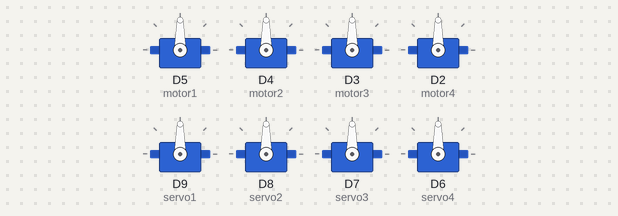
Recording of a sketch running on a simulated Arduino Uno R4 WiFi. Parts: 8 × servo. WiFi joins after 1.5 s; servers stay silent unless stated; what the sketch prints to the serial monitor is not drawn.

Above: at 0.1 s.
At 12.8 s:
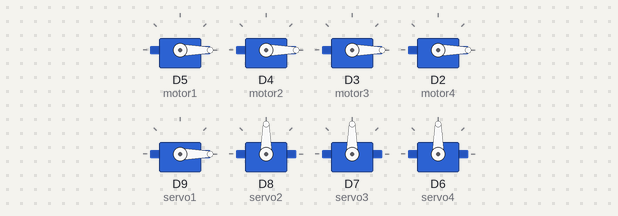
Timing chart, 0 to 14.3 s (numbered marks = the images above):
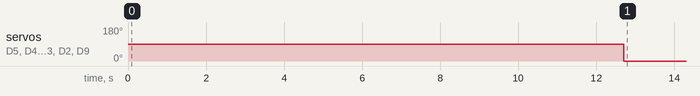

The sketch:

ControlMotorServo.ino
```cpp
#include <Servo.h>
#include <WiFiS3.h>

Servo motor1;
Servo motor2;
Servo motor3;
Servo motor4;
Servo servo1;
Servo servo2;
Servo servo3;
Servo servo4;

int servo1Position;
int servo2Position;
int servo3Position;
int servo4Position;
int motor1Speed;
int motor2Speed;
int motor3Speed;
int motor4Speed;

int status = WL_IDLE_STATUS;
#include "arduino_secrets.h"

char ssid[] = SECRET_SSID;        // your network SSID (name)
char pass[] = SECRET_PASS;    // your network password (use for WPA, or use as key for WEP)

//const char* host = "192.168.1.87";  //my Home ip
//const char* host = "192.168.1.242";    //Paul's house ip
const char* host = "192.168.1.101";   //AAAABITR Router
const uint16_t port = 49002;      // local port to listen on

char packetBuffer[256]; //buffer to hold incoming packet
char  ReplyBuffer[] = "acknowledged\n";       // a string to send back

char packet[9];

//WiFiUDP Udp;
WiFiClient client;

void setup() {
  // Attach the ESC on pin 9
  motor1.attach(5,1000,2000); // (pin, min pulse width, max pulse width in microseconds)
  motor2.attach(4,1000,2000); // (pin, min pulse width, max pulse width in microseconds)
  motor3.attach(3,1000,2000); // (pin, min pulse width, max pulse width in microseconds)
  motor4.attach(2,1000,2000); // (pin, min pulse width, max pulse width in microseconds)

  servo1.attach(9,1000,2000); // (pin, min pulse width, max pulse width in microseconds)
  servo2.attach(8,1000,2000); // (pin, min pulse width, max pulse width in microseconds)
  servo3.attach(7,1000,2000); // (pin, min pulse width, max pulse width in microseconds)
  servo4.attach(6,1000,2000); // (pin, min pulse width, max pulse width in microseconds)

  strcpy(packet, "0T00");

  Serial.begin(9600);

  // attempt to connect to WiFi network:
  while (status != WL_CONNECTED) {
    Serial.print("Attempting to connect to SSID: ");
    Serial.println(ssid);
    // Connect to WPA/WPA2 network. Change this line if using open or WEP network:
    status = WiFi.begin(ssid, pass);

    // wait 10 seconds for connection:
    delay(10000);

  }

  Serial.println("Connected to WiFi");
  printWifiStatus();

  Serial.println("\nStarting connection to server...");
  // if you get a connection, report back via serial:
  //Udp.begin(localPort);

}

void loop() {
  while(!client.connected()){
    client.connect(host, port);
  }

  String read = client.readString();
  //client.read()
  //client.readBytes()
  //client.readString()
  //char ch = static_cast<char>(read);

  if( read != ""){
    Serial.print("Char Recieved: ");
    Serial.println(read);
    //delay(1000);
    client.print(read);
    packet[read.length() + 1];
    read.toCharArray(packet, read.length() + 1);

    Serial.print("Packet: ");
    Serial.println(packet);

  }

  int lX = packet[0];
  int lY = packet[1];
  int rX = packet[2];
  int rY = packet[3];
  int eStop = packet[4];
  int enable = packet[5];
  int mode = packet[6];

  Serial.print("lX value: ");
  Serial.print(packet[0]);
  Serial.print(", ");
  Serial.println(lX);
  Serial.print("lY value: ");
  Serial.print(packet[1]);
  Serial.print(", ");
  Serial.println(lY);
  Serial.print("rX value: ");
  Serial.print(packet[2]);
  Serial.print(", ");
  Serial.println(rX);
  Serial.print("rY value: ");
  Serial.print(packet[3]);
  Serial.print(", ");
  Serial.println(rY);
  Serial.print("E-Stop value: ");
  Serial.print(packet[4]);
  Serial.print(", ");
  Serial.println(eStop);
  Serial.print("Enable value: ");
  Serial.print(packet[5]);
  Serial.print(", ");
  Serial.println(enable);
  Serial.print("Mode value: ");
  Serial.print(packet[6]);
  Serial.print(", ");
  Serial.println(mode);

  servo1Position = map(lY, 84, 21, 0, 180);

  servo1.write(servo1Position);

  Serial.print("Servo 1 Position: ");
  Serial.println(servo1Position);

  motor1.write(servo1Position);
  motor2.write(servo1Position);
  motor3.write(servo1Position);
  motor4.write(servo1Position);

  /*
  motor1Speed = map(y1, 84, 21, 0, 180);
  motor2Speed = map(y1, 84, 21, 0, 180);
  motor3Speed = map(y1, 84, 21, 0, 180);
  motor4Speed = map(y1, 84, 21, 0, 180);
  motor1.write(motor1Speed);
  motor2.write(motor2Speed);
  motor3.write(motor3Speed);
  motor4.write(motor4Speed);
  */

}

void printWifiStatus() {
  // print the SSID of the network you're attached to:
  Serial.print("SSID: ");
  Serial.println(WiFi.SSID());

  // print your board's IP address:
  IPAddress ip = WiFi.localIP();
  Serial.print("IP Address: ");
  Serial.println(ip);

  // print the received signal strength:
  long rssi = WiFi.RSSI();
  Serial.print("signal strength (RSSI):");
  Serial.print(rssi);
  Serial.println(" dBm");
}
```

arduino_secrets.h
```cpp
#define SECRET_SSID "AAAABITR"
#define SECRET_PASS "lickthelipo"
```

Measured:
- by itself, servo on D5 (motor1), servo on D4 (motor2), servo on D3 (motor3), servo on D2 (motor4), servo on D9 (servo1): 90° → 0° at 12.7 s
